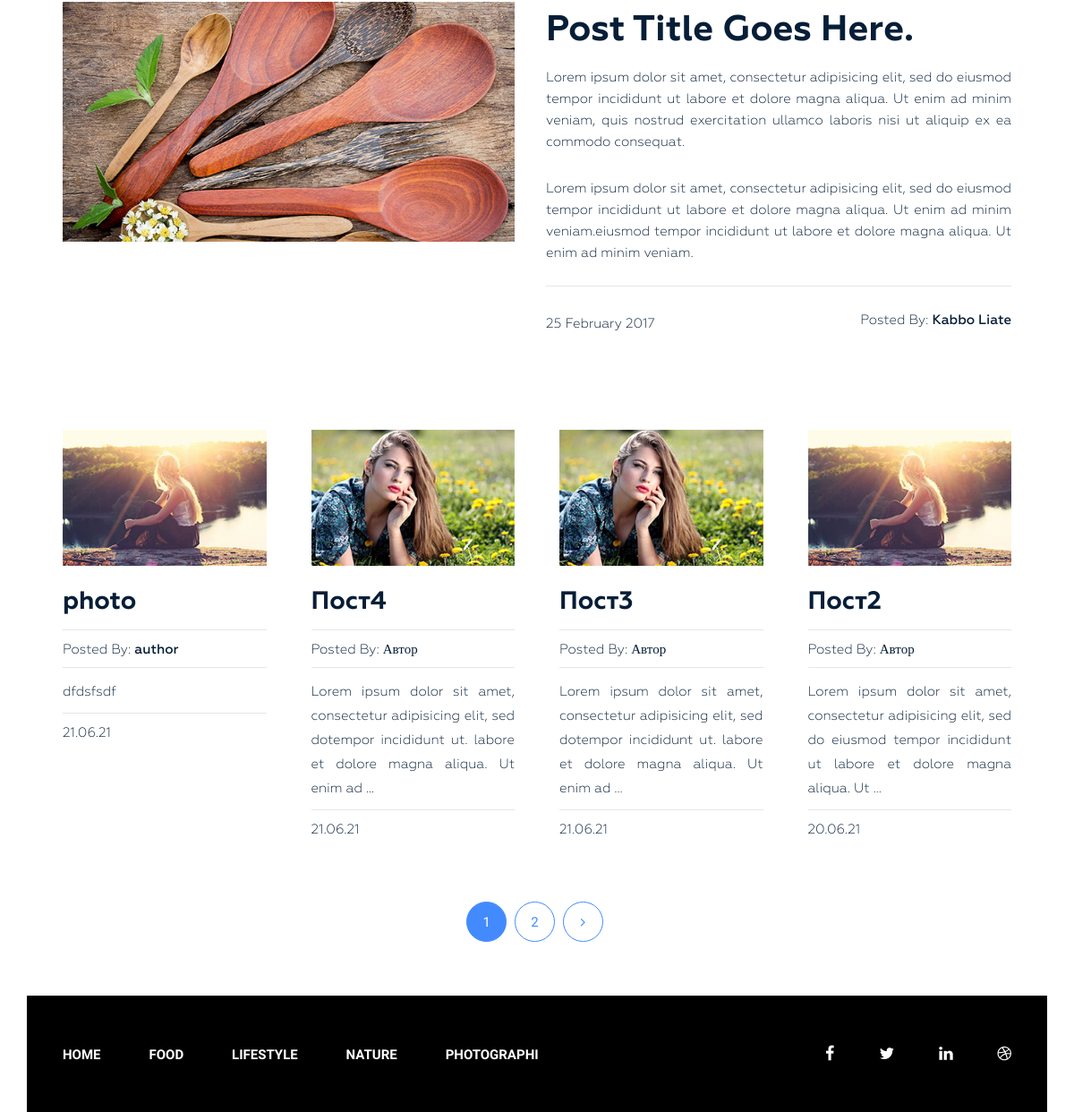
/ (lower part), run on an earlier commit of the app's database.
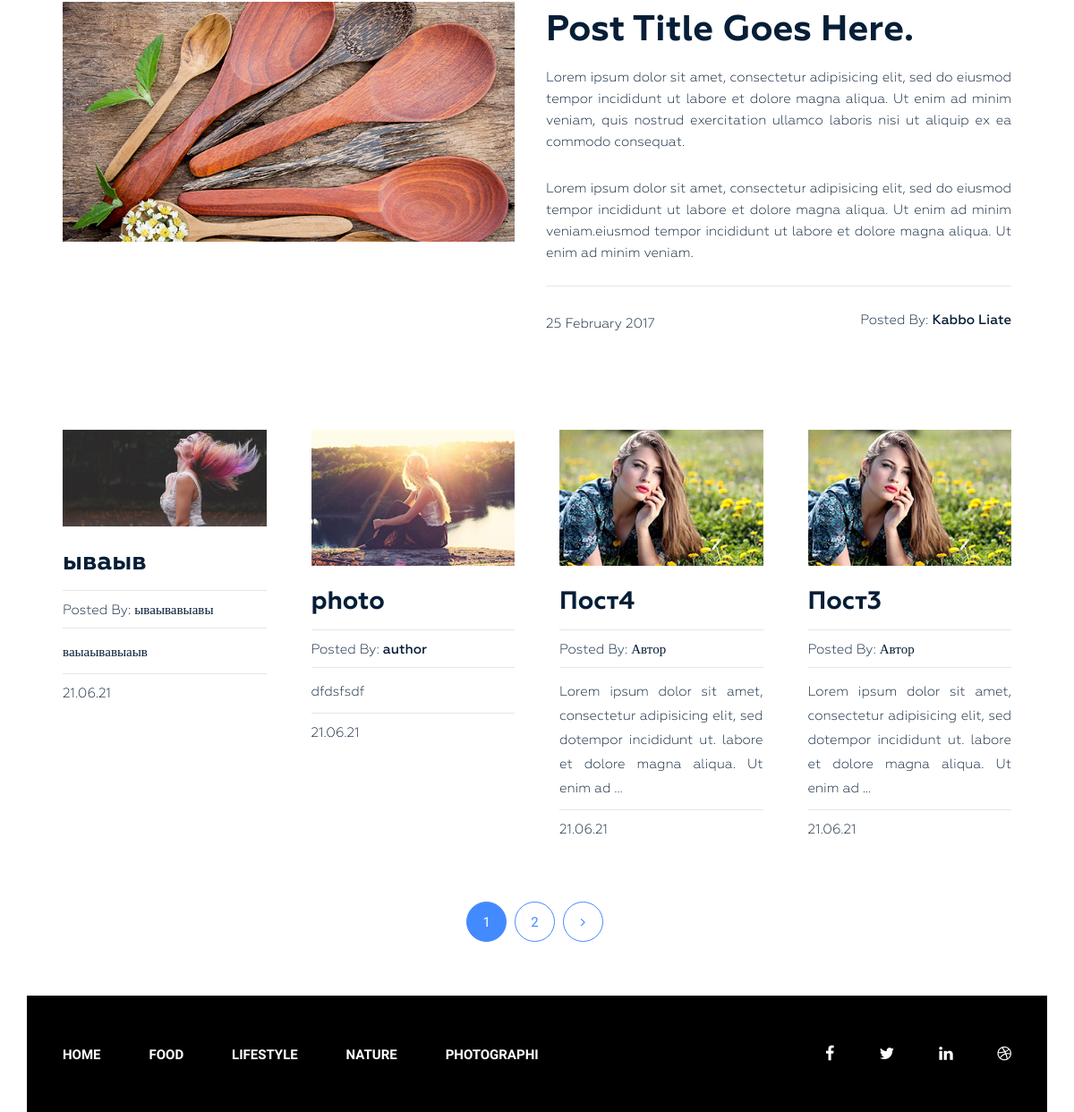
And on a later commit of the database.
### Blog/models.py (models this page shows, shortened)
class Post(models.Model):
    title = models.CharField(max_length=250, verbose_name='Наименование')
    slug = models.SlugField(max_length=50, verbose_name='Url', unique=True)
    author = models.CharField(max_length=100, verbose_name='Автор')
    content = models.TextField(blank=True, verbose_name='Контент')
    created_at = models.DateTimeField(auto_now_add=True, verbose_name='Дата создания')
    photo = models.ImageField(upload_to='photos/%Y/%m/%d/',blank=True, verbose_name='Изображение')
    views = models.IntegerField(default=0, verbose_name='Просмотры')
    category = models.ForeignKey(Category, on_delete=models.PROTECT, related_name='posts')
    tags = models.ManyToManyField(Tag, blank=True, related_name='posts', verbose_name='Посты')
    def get_absolute_url(self):
        return reverse('post', kwargs={'slug': self.slug})
    class Meta():
        verbose_name = 'Статья'
        verbose_name_plural = 'Статьи'
        ordering = ['-created_at']

class Category(models.Model):
    title = models.CharField(max_length=250, verbose_name='Наименование')
    slug = models.SlugField(max_length=50, verbose_name='Url', unique=True)
    def get_absolute_url(self):
        return reverse('category', kwargs={'slug': self.slug})
    class Meta():
        verbose_name = 'Категория (ю)'
        verbose_name_plural = 'Категории'
        ordering = ['title']

### Blog/views.py (the view)
# urls.py: path('', Home.as_view(), name='home'),
class Home(ListView):
    model = Post
    template_name = 'Blog/index.html'
    context_object_name = 'posts'
    paginate_by = 4
    def get_context_data(self, *, object_list=None, **kwargs):
        context = super().get_context_data(**kwargs)
        context['title'] = 'Classic Blog Design'
        return context

### Blog/templatetags/menu.py (called while the page is built)
@register.inclusion_tag('Blog/menu_tpl.html')
def show_menu(menu_class='menu'):
    categories = Category.objects.all()
    return {'categories': categories, 'menu_class': menu_class}

### Blog/templates/Blog/index.html (shortened to what this page needs)
{% extends 'base.html' %}
{% load static %}
{% block content %}
<section class="blog-post-area">
    <div class="container">
        <div class="row">
            <div class="blog-post-area-style">
                    <div class="col-md-12">
                        <div class="single-post-big">
                            <div class="big-image">
                                <img src="{% static 'img/post-image1.jpg' %}" alt="">
                            </div>
                            <div class="big-text">
                                <h3><a href="#">Post Title Goes Here.</a></h3>
                                <p>Lorem ipsum dolor sit amet, consectetur adipisicing elit, sed do eiusmod tempor incididunt ut labore et dolore magna aliqua. Ut enim ad minim veniam, quis nostrud exercitation ullamco laboris nisi ut aliquip ex ea commodo consequat.</p>
                                <p>Lorem ipsum dolor sit amet, consectetur adipisicing elit, sed do eiusmod tempor incididunt ut labore et dolore magna aliqua. Ut enim ad minim veniam.eiusmod tempor incididunt ut labore et dolore magna aliqua. Ut enim ad minim veniam.</p>
                                <h4><span class="date">25 February 2017</span><span class="author">Posted By: <span class="author-name">Kabbo Liate</span></span>
                                </h4>
                            </div>
                        </div>
                    </div>
                    {% for post in posts %}
                      <div class="col-md-3">
                        <div class="single-post">
                          {% if post.photo %}
                          <img src="{{ post.photo.url }}" alt="{{ post.title }}">
                          {% else %}
                          <img src="https://picsum.photos/id/237/300/201" alt="{{ post.title }}">
                          {% endif %}
                            <h3><a href="{{ post.get_absolute_url }}">{{ post.title }}</a></h3>
                            <h4><span>Posted By: <span class="author-name">{{ post.author }}</span></span>
                            </h4>
                            {{ post.content|truncatewords_html:20|safe }}
                            <h4><span>{{ post.created_at|date:"d.m.y" }}</span></h4>
                        </div>
                      </div>
                    {% endfor %}
            </div>
        </div>
    </div>
    {% include 'inc/_paginator.html' %}
</section>
{% endblock %}

### Blog/templates/Blog/menu_tpl.html
<div class="{{ menu_class }}">
    <ul>
        <li><a href="{% url 'home' %}">Home</a></li>
        {% for item in categories %}
          <li><a href="{{ item.get_absolute_url }}">{{ item.title }}</a></li>
        {% endfor %}
    </ul>
</div>

What changed in the data, as far as the page shows it:
no longer on this page (row edited): Post: photo (picture), title "Пост2", author "Автор", content "Lorem ipsum dolor sit amet, consectetur adipisicing elit, sed do eiusmod tempor incididunt ut labore et dolore magna aliqua. Ut …", created_at "20.06.21"
added Post: photo (picture), title "ываыв", author "ываывавыавы", content "ваыаывавыаыв", created_at "21.06.21"
